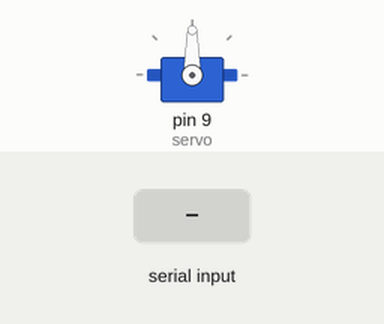
This sketch was run on a simulated Arduino Uno, built with avr-gcc and run on an emulated ATmega328P. Parts: servo. The inputs (shaded band) are chosen by the test bench.

Above: at 1.2 s.
1.3 s: byte 30 received over Serial
At 2.2 s:
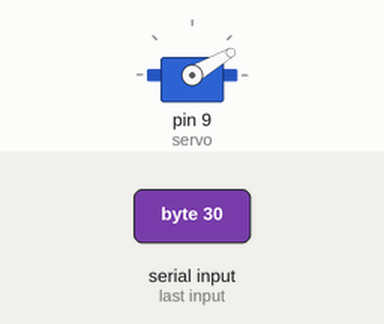
2.9 s: byte 120 received over Serial
At 3.4 s:
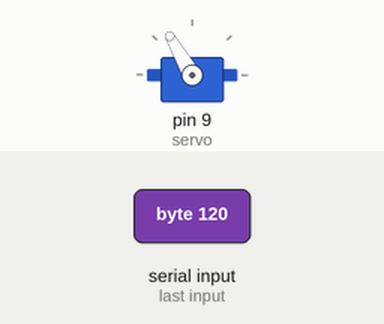
Timing chart, 0 to 5.9 s (numbered marks = the images above; inputs shaded):
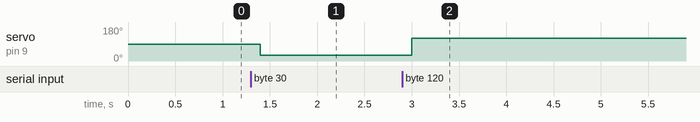

The sketch:

simple_servo.ino
```cpp
#include <Servo.h>

Servo servo;

int pos = 0;


void setup() {
  Serial.begin(9600);
  servo.attach(9);
}

void loop() {
  if (Serial.available() > 0) {
    byte val = Serial.read();
    servo.write(val);
  }
  delay(100);
}
```

Measured:
- after the input at 1.3 s, servo on pin 9 (servo): 90° → 30° after 0.10 s
- after the input at 2.9 s, servo on pin 9 (servo): 30° → 120° after 0.10 s
